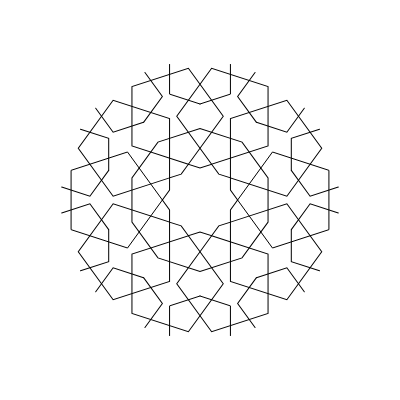
Frame 1 (no input)
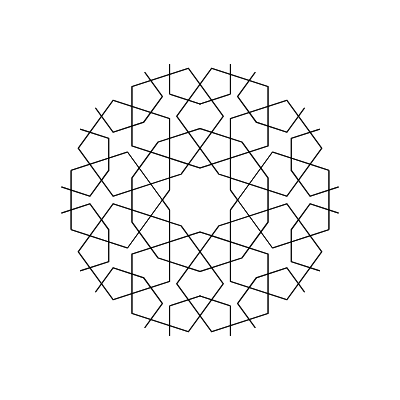
Frame 2 (the mouse pressed at the canvas centre, redrawn once)

The p5.js sketch that drew these frames (run headless with seeded random() and noise() and a simulated clock; the mouse was pressed at the canvas centre and the sketch redrawn once):

// p5.js sketch
// ── sketch.js
//scale factor
let a = 32;
let b,c,d;

function setup() {
    createCanvas(400, 400);
    angleMode(DEGREES);
    noFill();
    noLoop();
    b = a * sin(108)/sin(54);
    c = a * sin(18) / sin(54);
    d = c * sin(72) / sin(36);
}

function draw() {
    push();
        translate(width*0.5,height*0.5);
        
        //Shape 1 - ten sided star
        let x,y;
        push();
            //orient correctly
            rotate(18);
            beginShape();
            for(let i = 0 ; i < 10; i++){
                x = a * cos(36*i);
                y = a * sin(36*i);
                vertex(x,y);
                x = b * cos(18+36*i);
                y = b * sin(18+36*i);
                vertex(x,y);
            }
            endShape(CLOSE);
        pop();
        
        //Shape 2 - pentagon in a circular pattern
        let r = 3*d * sin(54)/sin(72);
        for(let i = 0 ; i < 10; i++){
        push();
            rotate(36*i);
            translate(-(b+r),0); 
            beginShape();
            for(let i = 0 ; i < 5; i++){
                x = r * cos(72*i);
                y = r * sin(72*i);
                vertex(x,y);
            }
            endShape(CLOSE);
        pop();
        }
        
        //Shape 3 - decagon
        push();
            rotate(18);
            beginShape();
            for(let i = 0 ; i < 10; i++){
                let x0 = (2*d+a) * cos(36*i);
                let y0 = (2*d+a) * sin(36*i);
                vertex(x0,y0);
            }
            endShape(CLOSE);
        pop();
        
        //Shape 4 circular pattern with the u-type shape
        for(let i = 0 ; i < 10; i++){
            push();
                rotate(i*36);
                let e = 2*d*sin(108)/sin(36);
                let f = e+a;
                let g = d+c;
                translate(0,-f);
                let x0,y0,x1,y1,x2,y2,x3,y3;

                x0 = 0;
                y0 = 0;
                x1 = g*cos(18); 
                y1 = g*sin(18);
                x2 = x1;
                y2 = y1+1.5*d;

                beginShape();
                vertex(x0,-y0);
                vertex(x1,-y1);
                vertex(x2,-y2);
                endShape();
                //mirror
                push();
                    scale(-1,1);
                    beginShape();
                    vertex(x0,-y0);
                    vertex(x1,-y1);
                    vertex(x2,-y2);
                    endShape();
                pop();
            pop();
        }
    pop();
}
